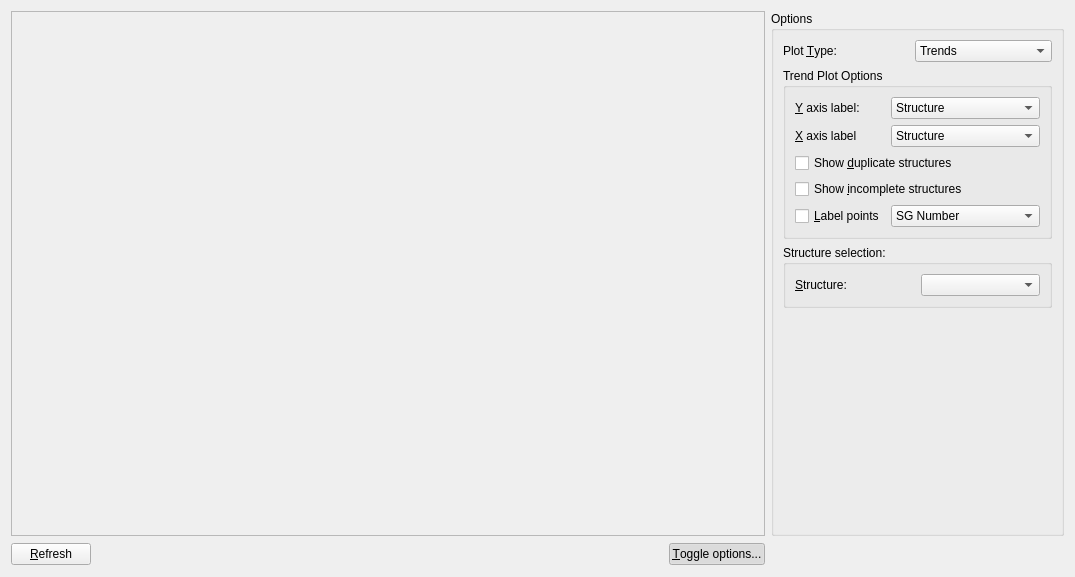
<?xml version="1.0" encoding="UTF-8"?>
<ui version="4.0">
 <class>Tab_Plot</class>
 <widget class="QWidget" name="Tab_Plot">
  <property name="geometry">
   <rect>
    <x>0</x>
    <y>0</y>
    <width>1075</width>
    <height>577</height>
   </rect>
  </property>
  <property name="windowTitle">
   <string>Form</string>
  </property>
  <layout class="QGridLayout" name="gridLayout">
   <item row="1" column="0">
    <widget class="QPushButton" name="push_refresh">
     <property name="text">
      <string>&amp;Refresh</string>
     </property>
    </widget>
   </item>
   <item row="1" column="1" colspan="2">
    <spacer name="horizontalSpacer_3">
     <property name="orientation">
      <enum>Qt::Horizontal</enum>
     </property>
     <property name="sizeHint" stdset="0">
      <size>
       <width>650</width>
       <height>24</height>
      </size>
     </property>
    </spacer>
   </item>
   <item row="0" column="4">
    <widget class="QGroupBox" name="groupBox">
     <property name="title">
      <string>Options</string>
     </property>
     <layout class="QGridLayout" name="gridLayout_2">
      <item row="6" column="0" colspan="2">
       <spacer name="verticalSpacer">
        <property name="orientation">
         <enum>Qt::Vertical</enum>
        </property>
        <property name="sizeHint" stdset="0">
         <size>
          <width>20</width>
          <height>40</height>
         </size>
        </property>
       </spacer>
      </item>
      <item row="4" column="0" colspan="2">
       <widget class="QGroupBox" name="gb_trend">
        <property name="title">
         <string>Trend Plot Options</string>
        </property>
        <layout class="QGridLayout" name="gridLayout_3">
         <item row="0" column="0">
          <widget class="QLabel" name="label_34">
           <property name="text">
            <string>&amp;Y axis label:</string>
           </property>
           <property name="buddy">
            <cstring>combo_yAxis</cstring>
           </property>
          </widget>
         </item>
         <item row="0" column="1">
          <widget class="QComboBox" name="combo_yAxis">
           <item>
            <property name="text">
             <string>Structure</string>
            </property>
           </item>
           <item>
            <property name="text">
             <string>Generation</string>
            </property>
           </item>
           <item>
            <property name="text">
             <string>Enthalpy (eV)</string>
            </property>
           </item>
           <item>
            <property name="text">
             <string>Energy (eV)</string>
            </property>
           </item>
           <item>
            <property name="text">
             <string>PV enthalpy term (eV)</string>
            </property>
           </item>
           <item>
            <property name="text">
             <string>A</string>
            </property>
           </item>
           <item>
            <property name="text">
             <string>B</string>
            </property>
           </item>
           <item>
            <property name="text">
             <string>C</string>
            </property>
           </item>
           <item>
            <property name="text">
             <string>α</string>
            </property>
           </item>
           <item>
            <property name="text">
             <string>β</string>
            </property>
           </item>
           <item>
            <property name="text">
             <string>γ</string>
            </property>
           </item>
           <item>
            <property name="text">
             <string>Volume</string>
            </property>
           </item>
          </widget>
         </item>
         <item row="1" column="0">
          <widget class="QLabel" name="label_23">
           <property name="text">
            <string>&amp;X axis label</string>
           </property>
           <property name="buddy">
            <cstring>combo_xAxis</cstring>
           </property>
          </widget>
         </item>
         <item row="1" column="1">
          <widget class="QComboBox" name="combo_xAxis">
           <item>
            <property name="text">
             <string>Structure</string>
            </property>
           </item>
           <item>
            <property name="text">
             <string>Generation</string>
            </property>
           </item>
           <item>
            <property name="text">
             <string>Enthalpy (eV)</string>
            </property>
           </item>
           <item>
            <property name="text">
             <string>Energy (eV)</string>
            </property>
           </item>
           <item>
            <property name="text">
             <string>PV enthalpy term (eV)</string>
            </property>
           </item>
           <item>
            <property name="text">
             <string>A</string>
            </property>
           </item>
           <item>
            <property name="text">
             <string>B</string>
            </property>
           </item>
           <item>
            <property name="text">
             <string>C</string>
            </property>
           </item>
           <item>
            <property name="text">
             <string>α</string>
            </property>
           </item>
           <item>
            <property name="text">
             <string>β</string>
            </property>
           </item>
           <item>
            <property name="text">
             <string>γ</string>
            </property>
           </item>
           <item>
            <property name="text">
             <string>Volume</string>
            </property>
           </item>
          </widget>
         </item>
         <item row="2" column="0" colspan="2">
          <widget class="QCheckBox" name="cb_showDuplicates">
           <property name="text">
            <string>Show &amp;duplicate structures</string>
           </property>
          </widget>
         </item>
         <item row="3" column="0" colspan="2">
          <widget class="QCheckBox" name="cb_showIncompletes">
           <property name="text">
            <string>Show &amp;incomplete structures</string>
           </property>
          </widget>
         </item>
         <item row="4" column="0">
          <widget class="QCheckBox" name="cb_labelPoints">
           <property name="text">
            <string>&amp;Label points</string>
           </property>
          </widget>
         </item>
         <item row="4" column="1">
          <widget class="QComboBox" name="combo_labelType">
           <item>
            <property name="text">
             <string>SG Number</string>
            </property>
           </item>
           <item>
            <property name="text">
             <string>SG Symbol</string>
            </property>
           </item>
           <item>
            <property name="text">
             <string>Enthalpy (eV)</string>
            </property>
           </item>
           <item>
            <property name="text">
             <string>Energy (eV)</string>
            </property>
           </item>
           <item>
            <property name="text">
             <string>PV enthalpy term (eV)</string>
            </property>
           </item>
           <item>
            <property name="text">
             <string>Volume</string>
            </property>
           </item>
           <item>
            <property name="text">
             <string>Generation</string>
            </property>
           </item>
           <item>
            <property name="text">
             <string>Structure #</string>
            </property>
           </item>
          </widget>
         </item>
        </layout>
       </widget>
      </item>
      <item row="5" column="0" colspan="2">
       <widget class="QGroupBox" name="gb_distance">
        <property name="title">
         <string>Structure selection:</string>
        </property>
        <layout class="QGridLayout" name="gridLayout_4">
         <item row="0" column="0">
          <widget class="QLabel" name="label_2">
           <property name="text">
            <string>&amp;Structure:</string>
           </property>
           <property name="buddy">
            <cstring>combo_distHistPC</cstring>
           </property>
          </widget>
         </item>
         <item row="0" column="1">
          <widget class="QComboBox" name="combo_distHistPC"/>
         </item>
        </layout>
       </widget>
      </item>
      <item row="0" column="1">
       <widget class="QComboBox" name="combo_plotType">
        <item>
         <property name="text">
          <string>Trends</string>
         </property>
        </item>
        <item>
         <property name="text">
          <string>Distance Histogram</string>
         </property>
        </item>
       </widget>
      </item>
      <item row="0" column="0">
       <widget class="QLabel" name="label">
        <property name="text">
         <string>Plot &amp;Type:</string>
        </property>
        <property name="buddy">
         <cstring>combo_plotType</cstring>
        </property>
       </widget>
      </item>
     </layout>
    </widget>
   </item>
   <item row="1" column="3">
    <widget class="QPushButton" name="pushButton">
     <property name="text">
      <string>&amp;Toggle options...</string>
     </property>
     <property name="checkable">
      <bool>true</bool>
     </property>
     <property name="checked">
      <bool>true</bool>
     </property>
    </widget>
   </item>
   <item row="0" column="0" colspan="4">
    <widget class="Avogadro::PlotWidget" name="plot_plot">
     <property name="frameShape">
      <enum>QFrame::StyledPanel</enum>
     </property>
     <property name="frameShadow">
      <enum>QFrame::Raised</enum>
     </property>
    </widget>
   </item>
  </layout>
 </widget>
 <customwidgets>
  <customwidget>
   <class>Avogadro::PlotWidget</class>
   <extends>QFrame</extends>
   <header location="global">avogadro/plotwidget.h</header>
   <container>1</container>
  </customwidget>
 </customwidgets>
 <tabstops>
  <tabstop>push_refresh</tabstop>
 </tabstops>
 <resources/>
 <connections>
  <connection>
   <sender>pushButton</sender>
   <signal>toggled(bool)</signal>
   <receiver>groupBox</receiver>
   <slot>setVisible(bool)</slot>
   <hints>
    <hint type="sourcelabel">
     <x>782</x>
     <y>552</y>
    </hint>
    <hint type="destinationlabel">
     <x>983</x>
     <y>283</y>
    </hint>
   </hints>
  </connection>
 </connections>
</ui>
